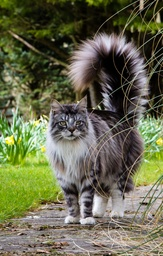
#> input picture Computer Vision Homework nr. 2/cat1.jpg, 163 x 256 px, shrunk from 1273 x 2000 before the run
$ jupyter execute 'Computer Vision Homework nr. 2.ipynb'   (older library calls are emulated)
#> lines starting #> are read from the running program, lines starting #| are printed output that depends on the picture
[cell 1]
# Task 1. RGB to HSV function.

[cell 2]
import skimage
import numpy as np

[cell 3]
from skimage import io
image = io.imread('cat1.jpg')
#> image is the input picture: shape (256, 163, 3); mean R, G, B 104, 105.6, 78.5

[cell 4]
image

[cell 5]
image.shape
#> Out = (256, 163, 3)

[cell 6]
def func_to_hsv(image):
    new_image = np.zeros(image.shape)
    for x in range(image.shape[0]):
        for y in range(image.shape[1]):
                r = image[x,y,0]/255
                g = image[x,y,1]/255
                b = image[x,y,2]/255
                maxx = max(r,g,b)
                minn = min(r,g,b)
                delta = maxx - minn

                if delta == 0:
                    h = 0
                elif maxx == r:
                    h = (60 * ((g-b)/delta) + 360) % 360
                elif maxx == g:
                    h = (60 * ((b-r)/delta) + 120) % 360
                elif maxx == b:
                    h = (60 * ((r-g)/delta) + 240) % 360
                v = maxx
                if maxx == 0:
                    s = 0
                else:
                    s = delta/maxx

                new_image[x,y] = [(h/360), (s), (v)]
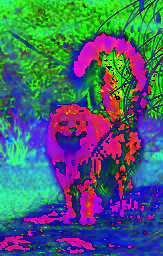
#> new_image: shape (256, 163, 3) float64; mean R, G, B 0.279, 0.389, 0.436

    return new_image

[cell 7]
hsv_func = func_to_hsv(image)

[cell 8]
io.imshow(hsv_func)

[cell 9]
from skimage import io, color, data
image = io.imread('cat1.jpg')
image_hsv = color.rgb2hsv(image)
#> image_hsv: shape (256, 163, 3) float64; mean of channels 0, 1, 2 0.279, 0.389, 0.436

[cell 10]
import matplotlib.pyplot as plt

[cell 11]
fig = plt.figure(figsize=(15,5))
# original = plt.subplot(1,3,1)
# io.imshow(image)
# original.set_title("original image")

rgb2hsv_function = plt.subplot(1,3,2)
io.imshow(hsv_func)
rgb2hsv_function.set_title("rgb2hsv function")

rgb2hsv_skimage_function = plt.subplot(1,3,3)
io.imshow(image_hsv)
rgb2hsv_skimage_function.set_title("rgb2hsv skimage function")
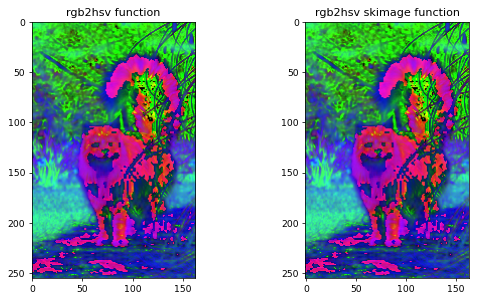
#> figure drawn by matplotlib, 2 panels

[cell 12]
# Task 2. Controlling the contrast and brightness.

[cell 13]
import cv2
import numpy as np
from skimage import io

[cell 14]
image = io.imread('cat1.jpg')

[cell 15]
new_image1 = np.zeros(image.shape, image.dtype)

[cell 16]
brightness = -10
contrast = 10

for y in range(image.shape[0]):
    for x in range(image.shape[1]):
        for c in range(image.shape[2]):
            new_image1[y,x,c] = np.clip(contrast * image[y,x,c] + brightness, 0, 255)
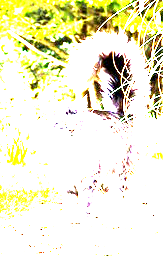
#> new_image1: shape (256, 163, 3); mean R, G, B 238.1, 236.1, 206

[cell 17]
new_image2 = np.zeros(image.shape, image.dtype)

[cell 18]
brightness = -5
contrast = 10

for y in range(image.shape[0]):
    for x in range(image.shape[1]):
        for c in range(image.shape[2]):
            new_image2[y,x,c] = np.clip(contrast * image[y,x,c] + brightness, 0, 255)

[cell 19]
new_image3 = np.zeros(image.shape, image.dtype)

[cell 20]
brightness = 0
contrast = 10

for y in range(image.shape[0]):
    for x in range(image.shape[1]):
        for c in range(image.shape[2]):
            new_image3[y,x,c] = np.clip(contrast * image[y,x,c] + brightness, 0, 255)

[cell 21]
new_image4 = np.zeros(image.shape, image.dtype)

[cell 22]
brightness = 5
contrast = 10

for y in range(image.shape[0]):
    for x in range(image.shape[1]):
        for c in range(image.shape[2]):
            new_image4[y,x,c] = np.clip(contrast * image[y,x,c] + brightness, 0, 255)

[cell 23]
new_image5 = np.zeros(image.shape, image.dtype)

[cell 24]
brightness = 10
contrast = 10

for y in range(image.shape[0]):
    for x in range(image.shape[1]):
        for c in range(image.shape[2]):
            new_image5[y,x,c] = np.clip(contrast * image[y,x,c] + brightness, 0, 255)

[cell 25]
new_image6 = np.zeros(image.shape, image.dtype)

[cell 26]
brightness = -10
contrast = 5

for y in range(image.shape[0]):
    for x in range(image.shape[1]):
        for c in range(image.shape[2]):
            new_image6[y,x,c] = np.clip(contrast * image[y,x,c] + brightness, 0, 255)
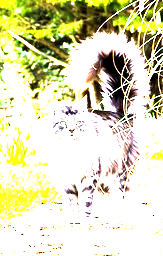
#> new_image6: shape (256, 163, 3); mean R, G, B 220, 218.4, 184.5

[cell 27]
new_image7 = np.zeros(image.shape, image.dtype)

[cell 28]
brightness = -5
contrast = 5

for y in range(image.shape[0]):
    for x in range(image.shape[1]):
        for c in range(image.shape[2]):
            new_image7[y,x,c] = np.clip(contrast * image[y,x,c] + brightness, 0, 255)

[cell 29]
new_image8 = np.zeros(image.shape, image.dtype)

[cell 30]
brightness = 0
contrast = 5

for y in range(image.shape[0]):
    for x in range(image.shape[1]):
        for c in range(image.shape[2]):
            new_image8[y,x,c] = np.clip(contrast * image[y,x,c] + brightness, 0, 255)

[cell 31]
new_image9 = np.zeros(image.shape, image.dtype)

[cell 32]
brightness = 5
contrast = 5

for y in range(image.shape[0]):
    for x in range(image.shape[1]):
        for c in range(image.shape[2]):
            new_image9[y,x,c] = np.clip(contrast * image[y,x,c] + brightness, 0, 255)

[cell 33]
new_image10 = np.zeros(image.shape, image.dtype)

[cell 34]
brightness = 10
contrast = 5

for y in range(image.shape[0]):
    for x in range(image.shape[1]):
        for c in range(image.shape[2]):
            new_image10[y,x,c] = np.clip(contrast * image[y,x,c] + brightness, 0, 255)

[cell 35]
new_image11 = np.zeros(image.shape, image.dtype)

[cell 36]
brightness = -10
contrast = 0

for y in range(image.shape[0]):
    for x in range(image.shape[1]):
        for c in range(image.shape[2]):
            new_image11[y,x,c] = np.clip(contrast * image[y,x,c] + brightness, 0, 255)
#> new_image11: shape (256, 163, 3); every value is 0

[cell 37]
new_image12 = np.zeros(image.shape, image.dtype)

[cell 38]
brightness = -5
contrast = 0

for y in range(image.shape[0]):
    for x in range(image.shape[1]):
        for c in range(image.shape[2]):
            new_image12[y,x,c] = np.clip(contrast * image[y,x,c] + brightness, 0, 255)

[cell 39]
new_image13 = np.zeros(image.shape, image.dtype)

[cell 40]
brightness = 0
contrast = 0

for y in range(image.shape[0]):
    for x in range(image.shape[1]):
        for c in range(image.shape[2]):
            new_image13[y,x,c] = np.clip(contrast * image[y,x,c] + brightness, 0, 255)

[cell 41]
new_image14 = np.zeros(image.shape, image.dtype)

[cell 42]
brightness = 5
contrast = 0

for y in range(image.shape[0]):
    for x in range(image.shape[1]):
        for c in range(image.shape[2]):
            new_image14[y,x,c] = np.clip(contrast * image[y,x,c] + brightness, 0, 255)
#> new_image14: shape (256, 163, 3); every value is 5

[cell 43]
new_image15 = np.zeros(image.shape, image.dtype)

[cell 44]
brightness = 10
contrast = 0

for y in range(image.shape[0]):
    for x in range(image.shape[1]):
        for c in range(image.shape[2]):
            new_image15[y,x,c] = np.clip(contrast * image[y,x,c] + brightness, 0, 255)
#> new_image15: shape (256, 163, 3); every value is 10

[cell 45]
new_image16 = np.zeros(image.shape, image.dtype)

[cell 46]
brightness = -10
contrast = -5

for y in range(image.shape[0]):
    for x in range(image.shape[1]):
        for c in range(image.shape[2]):
            new_image16[y,x,c] = np.clip(contrast * image[y,x,c] + brightness, 0, 255)

[cell 47]
new_image17 = np.zeros(image.shape, image.dtype)

[cell 48]
brightness = -5
contrast = -5

for y in range(image.shape[0]):
    for x in range(image.shape[1]):
        for c in range(image.shape[2]):
            new_image17[y,x,c] = np.clip(contrast * image[y,x,c] + brightness, 0, 255)

[cell 49]
new_image18 = np.zeros(image.shape, image.dtype)

[cell 50]
brightness = 0
contrast = -5

for y in range(image.shape[0]):
    for x in range(image.shape[1]):
        for c in range(image.shape[2]):
            new_image18[y,x,c] = np.clip(contrast * image[y,x,c] + brightness, 0, 255)

[cell 51]
new_image19 = np.zeros(image.shape, image.dtype)

[cell 52]
brightness = 5
contrast = -5

for y in range(image.shape[0]):
    for x in range(image.shape[1]):
        for c in range(image.shape[2]):
            new_image19[y,x,c] = np.clip(contrast * image[y,x,c] + brightness, 0, 255)

[cell 53]
new_image20 = np.zeros(image.shape, image.dtype)

[cell 54]
brightness = 10
contrast = -5

for y in range(image.shape[0]):
    for x in range(image.shape[1]):
        for c in range(image.shape[2]):
            new_image20[y,x,c] = np.clip(contrast * image[y,x,c] + brightness, 0, 255)

[cell 55]
new_image21 = np.zeros(image.shape, image.dtype)

[cell 56]
brightness = -10
contrast = -10

for y in range(image.shape[0]):
    for x in range(image.shape[1]):
        for c in range(image.shape[2]):
            new_image21[y,x,c] = np.clip(contrast * image[y,x,c] + brightness, 0, 255)

[cell 57]
new_image22 = np.zeros(image.shape, image.dtype)

[cell 58]
brightness = -5
contrast = -10

for y in range(image.shape[0]):
    for x in range(image.shape[1]):
        for c in range(image.shape[2]):
            new_image22[y,x,c] = np.clip(contrast * image[y,x,c] + brightness, 0, 255)

[cell 59]
new_image23 = np.zeros(image.shape, image.dtype)

[cell 60]
brightness = 0
contrast = -10

for y in range(image.shape[0]):
    for x in range(image.shape[1]):
        for c in range(image.shape[2]):
            new_image23[y,x,c] = np.clip(contrast * image[y,x,c] + brightness, 0, 255)
